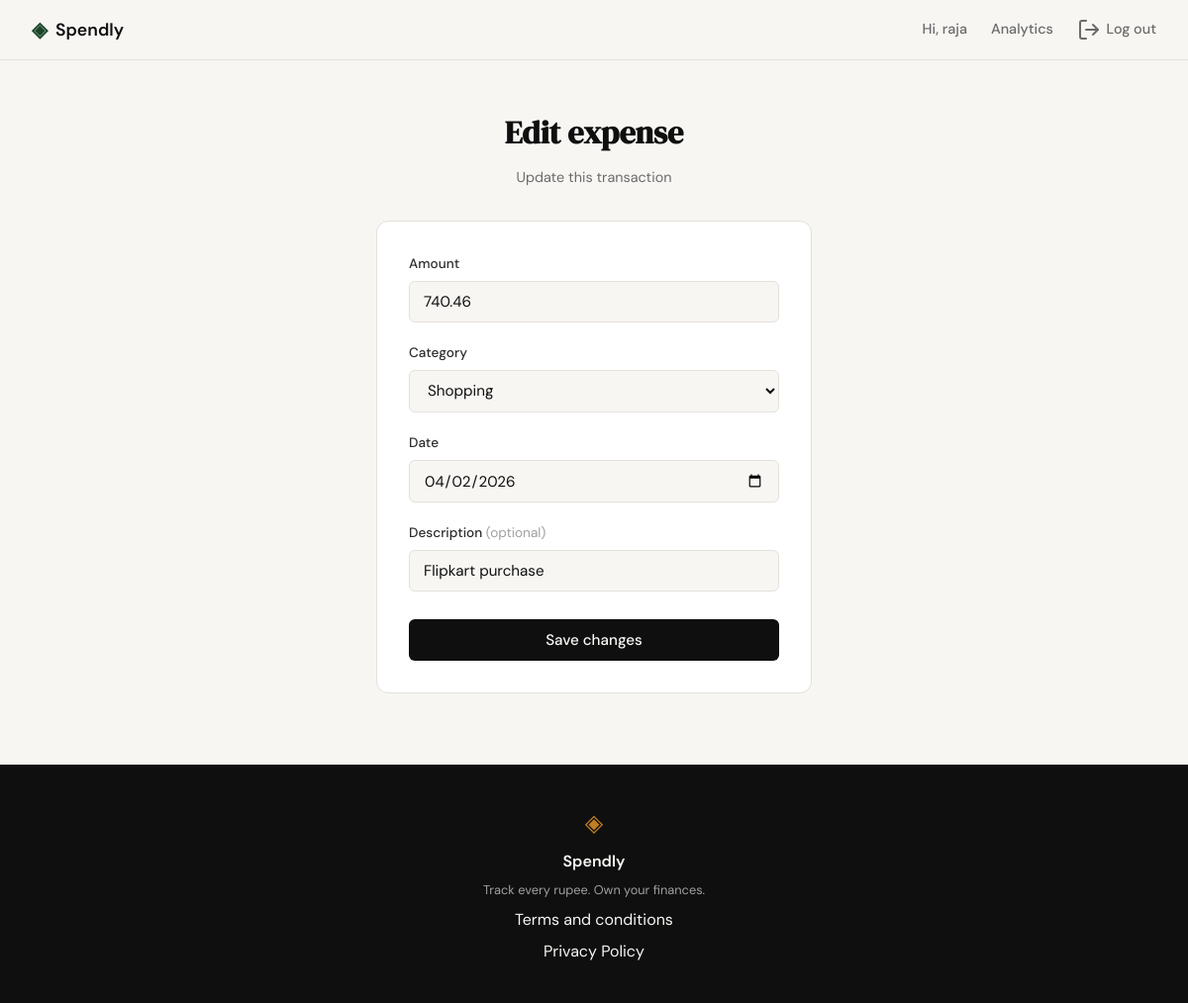
The page /expenses/20/edit (signed in) on the database its author committed.
### tables this page shows
CREATE TABLE expenses (
                id INTEGER PRIMARY KEY AUTOINCREMENT,
                user_id INTEGER NOT NULL,
                amount REAL NOT NULL,
                category TEXT NOT NULL,
                date TEXT NOT NULL,
                description TEXT,
                created_at TEXT DEFAULT (datetime('now')),
                FOREIGN KEY (user_id) REFERENCES users (id)
            );

### app.py (the view, shortened to what this page needs)
@app.route("/expenses/<int:id>/edit", methods=["GET", "POST"])
@login_required
def edit_expense(id):
    expense = get_expense_by_id(id)
    if expense is None or expense["user_id"] != session["user_id"]:
        abort(404)
    if request.method == "GET":
        values = {
            "amount": expense["amount"],
            "category": expense["category"],
            "date": expense["date"],
            "description": expense["description"] or "",
        }
        return _render_edit_expense_form(id, values)

### app.py (called while the page is built)
def login_required(view):
    @wraps(view)
    def wrapped_view(*args, **kwargs):
        if not session.get("user_id"):
            return redirect(url_for("login"))
        return view(*args, **kwargs)
    return wrapped_view

def _render_edit_expense_form(expense_id, values, error=None):
    return render_template(
        "edit_expense.html",
        expense_id=expense_id,
        expense=values,
        categories=CATEGORIES,
        error=error,
    )

### database/db.py (called while the page is built)
def get_db():
    conn = sqlite3.connect(DB_PATH)
    conn.row_factory = sqlite3.Row
    conn.execute("PRAGMA foreign_keys = ON")
    return conn

def get_expense_by_id(expense_id):
    conn = get_db()
    try:
        return conn.execute(
            "SELECT * FROM expenses WHERE id = ?", (expense_id,)
        ).fetchone()
    finally:
        conn.close()

### templates/edit_expense.html (shortened to what this page needs)
{% extends "base.html" %}
{% block head %}
<link rel="stylesheet" href="{{ url_for('static', filename='css/add_expense.css') }}">
{% endblock %}
{% block content %}
<section class="auth-section">
    <div class="auth-container">
        <div class="auth-header">
            <h1 class="auth-title">Edit expense</h1>
            <p class="auth-subtitle">Update this transaction</p>
        </div>
        <div class="auth-card">
            <form method="POST" action="{{ url_for('edit_expense', id=expense_id) }}">
                <div class="form-group">
                    <label for="amount">Amount</label>
                    <input type="number" id="amount" name="amount"
                           class="form-input" step="0.01" min="0.01"
                           placeholder="0.00" value="{{ expense.amount }}" required autofocus>
                </div>
                <div class="form-group">
                    <label for="category">Category</label>
                    <select id="category" name="category" class="form-input" required>
                        {% for cat in categories %}
                        <option value="{{ cat }}"{% if cat == expense.category %} selected{% endif %}>{{ cat }}</option>
                        {% endfor %}
                    </select>
                </div>
                <div class="form-group">
                    <label for="date">Date</label>
                    <input type="date" id="date" name="date"
                           class="form-input" value="{{ expense.date }}" required>
                </div>
                <div class="form-group">
                    <label for="description">Description <span class="form-optional">(optional)</span></label>
                    <input type="text" id="description" name="description"
                           class="form-input" placeholder="e.g. Groceries" value="{{ expense.description }}">
                </div>
                <button type="submit" class="btn-submit">Save changes</button>
            </form>
        </div>
    </div>
</section>
{% endblock %}

### static/css/style.css (style rules this page uses)
:root { --ink: #0f0f0f; --ink-soft: #2d2d2d; --ink-muted: #6b6b6b; --ink-faint: #a0a0a0; --paper: #f7f6f3; --paper-warm: #f0ede6; --paper-card: #ffffff; --accent: #1a472a; --accent-light: #e8f0eb; --accent-border: #bfd8c9; --accent-2: #c17f24; --accent-2-light: #fdf3e3; --danger: #c0392b; --danger-light: #fdecea; --danger-border: #f5c6c2; --border: #e4e1da; --border-soft: #eeebe4; --font-display: 'DM Serif Display', Georgia, serif; --font-body: 'DM Sans', system-ui, sans-serif; --max-width: 1200px; --auth-width: 440px; --radius-sm: 6px; --radius-md: 12px; --radius-lg: 20px; }
*, *::before, *::after { box-sizing: border-box; margin: 0; padding: 0; }
html { font-size: 16px; scroll-behavior: smooth; }
body { background: var(--paper); color: var(--ink); font-family: var(--font-body); font-size: 1rem; line-height: 1.6; -webkit-font-smoothing: antialiased; }
.auth-section { min-height: calc(100vh - 60px - 100px); display: flex; align-items: center; justify-content: center; padding: 3rem 2rem; }
.auth-container { width: 100%; max-width: var(--auth-width); }
.auth-header { text-align: center; margin-bottom: 2rem; }
.auth-title { font-family: var(--font-display); font-size: 2rem; color: var(--ink); margin-bottom: 0.5rem; }
.auth-subtitle { font-size: 0.9rem; color: var(--ink-muted); }
.auth-card { background: var(--paper-card); border: 1px solid var(--border); border-radius: var(--radius-md); padding: 2rem; margin-bottom: 1.5rem; }
.form-group { margin-bottom: 1.25rem; }
.form-group label { display: block; font-size: 0.85rem; font-weight: 500; color: var(--ink-soft); margin-bottom: 0.4rem; }
.form-input { width: 100%; padding: 0.6rem 0.875rem; border: 1px solid var(--border); border-radius: var(--radius-sm); font-family: var(--font-body); font-size: 0.95rem; color: var(--ink); background: var(--paper); outline: none; transition: border-color 0.2s; }
.form-input::placeholder { color: var(--ink-faint); }
.btn-submit { width: 100%; padding: 0.7rem; background: var(--ink); color: var(--paper); border: none; border-radius: var(--radius-sm); font-family: var(--font-body); font-size: 0.95rem; font-weight: 500; cursor: pointer; transition: background 0.2s; margin-top: 0.5rem; }

### static/css/add_expense.css (style rules this page uses)
.form-optional { font-weight: 400; color: var(--ink-faint); }

### rows shown on the page
expenses: amount "740.46", category "Shopping", date "04/02/2026", description "Flipkart purchase"

### other values the page prints
{{ session.user_name }} "raja"
